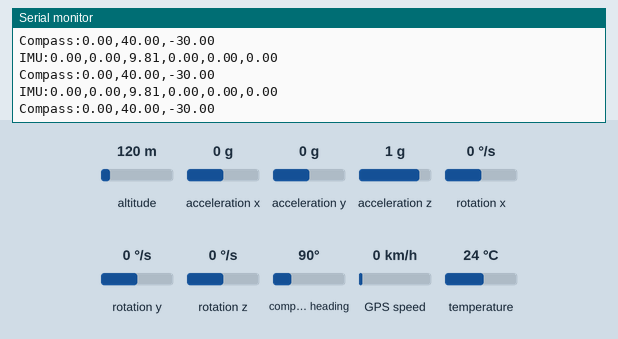
Simulated run of this sketch. Board: Arduino Uno, built with avr-gcc and run on an emulated ATmega328P. Parts: the last lines printed to the serial monitor. The test bench sets the inputs (shaded band); at power-on: acceleration x 0 g, acceleration y 0 g, altitude 120 m, acceleration z 1 g, rotation x 0 °/s, rotation y 0 °/s, rotation z 0 °/s, compass heading 90°, GPS speed 0 km/h, temperature 24 °C. The GPS gets a fix after 3 s at 37.7749, -122.4194 with 8 satellites.

Above: at 1.2 s.
1.3 s: acceleration x set to -0.2 g
At 3.3 s:
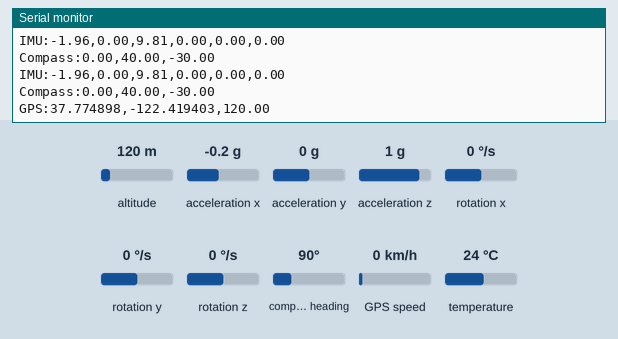
5.5 s: acceleration y set to -0.2 g
At 5.56 s:
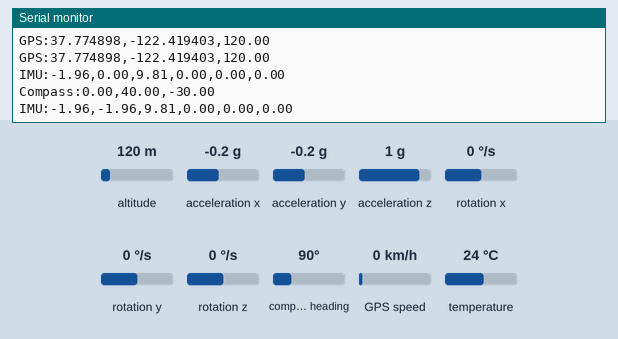

Measured:
- the behaviour switches between 0 and -0.1 g on acceleration x (found by bisection; images 0 and 1)
- the behaviour switches between 0 and -0.1 g on acceleration y (found by bisection; images 1 and 2)
- after the input at 1.3 s, the serial monitor: prints a new line at once (image 1)
- after the input at 5.5 s, the serial monitor: prints a new line after 0.06 s (image 2)

The sketch:

sensors_readings.ino
```cpp
#include <Adafruit_HMC5883_U.h>
#include <Wire.h>
#include <Adafruit_Sensor.h>
#include <Adafruit_MPU6050.h>
#include <TinyGPS++.h>

Adafruit_HMC5883_Unified mag;

Adafruit_MPU6050 mpu;

TinyGPSPlus gps;

void setup() {
  Serial.begin(9600);
  Wire.begin();

  if (!mpu.begin()) {
    Serial.println("Failed to initialize MPU6050!");
    while (1);
  }

  if (!mag.begin()) {
    Serial.println("Failed to initialize LSM303!");
    while (1);
  }
}

void loop() {
  // Read GPS data
  while (Serial.available() > 0) {
    if (gps.encode(Serial.read())) {
      if (gps.location.isValid()) {
        float gpsLatitude = gps.location.lat();
        float gpsLongitude = gps.location.lng();
        float gpsAltitude = gps.altitude.meters();

        // Send GPS data over serial port
        Serial.print("GPS:");
        Serial.print(gpsLatitude, 6); // Print with 6 decimal places
        Serial.print(",");
        Serial.print(gpsLongitude, 6);
        Serial.print(",");
        Serial.print(gpsAltitude, 2); // Print with 2 decimal places
        Serial.println();
      }
    }
  }

  // Read IMU data
  sensors_event_t accel, gyro, temp;
  mpu.getEvent(&accel, &gyro, &temp);

  float imuAccelerationX = accel.acceleration.x;
  float imuAccelerationY = accel.acceleration.y;
  float imuAccelerationZ = accel.acceleration.z;

  float imuGyroX = gyro.gyro.x;
  float imuGyroY = gyro.gyro.y;
  float imuGyroZ = gyro.gyro.z;

  // Send IMU data over serial port
  Serial.print("IMU:");
  Serial.print(imuAccelerationX);
  Serial.print(",");
  Serial.print(imuAccelerationY);
  Serial.print(",");
  Serial.print(imuAccelerationZ);
  Serial.print(",");
  Serial.print(imuGyroX);
  Serial.print(",");
  Serial.print(imuGyroY);
  Serial.print(",");
  Serial.print(imuGyroZ);
  Serial.println();

  // Read Compass data
  sensors_event_t mag_data;
  mag.getEvent(&mag_data);

  float compassX = mag_data.magnetic.x;
  float compassY = mag_data.magnetic.y;
  float compassZ = mag_data.magnetic.z;

  // Send Compass data over serial port
  Serial.print("Compass:");
  Serial.print(compassX);
  Serial.print(",");
  Serial.print(compassY);
  Serial.print(",");
  Serial.print(compassZ);
  Serial.println();

  delay(100); // Adjust the delay according to your requirements
}
```
